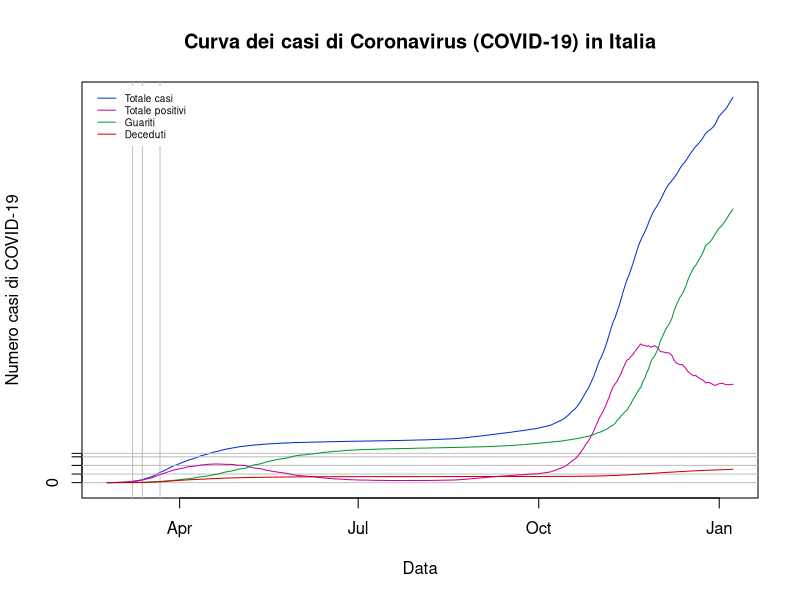
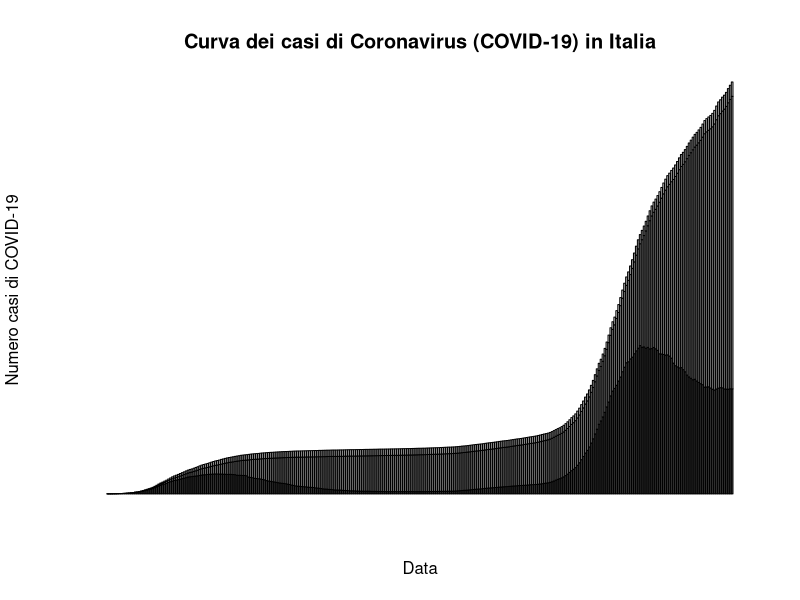
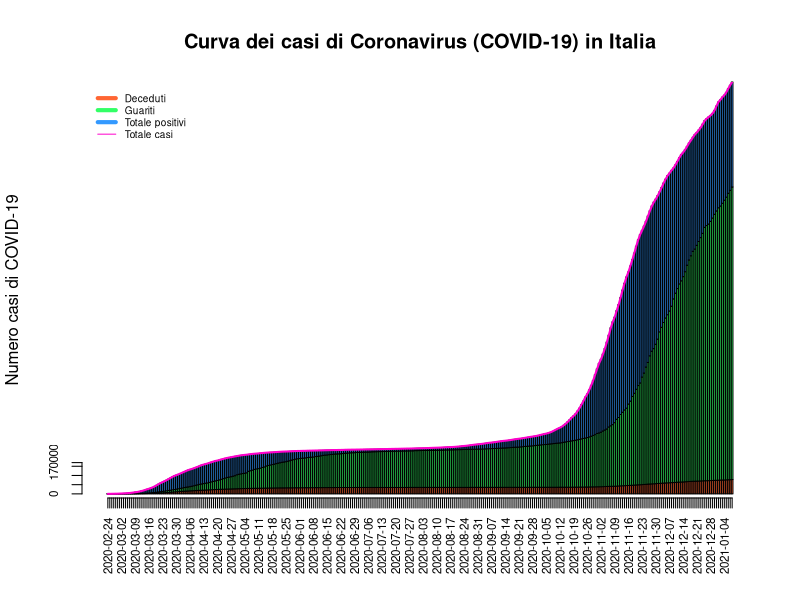
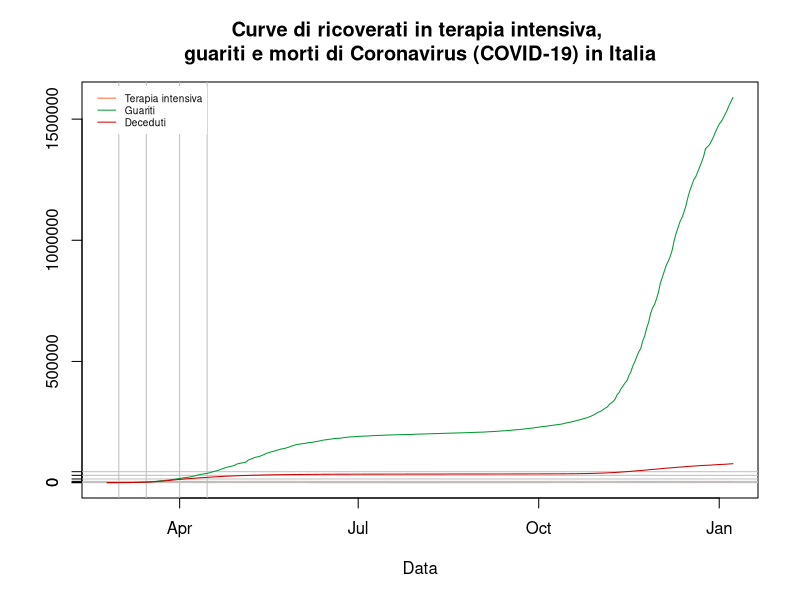
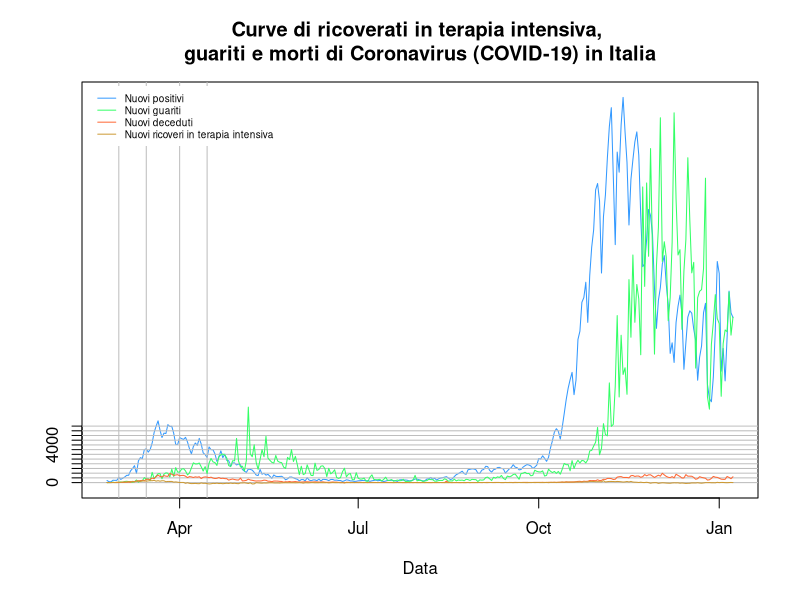

Here is the R script that generated these plots, in order:
## ---- chunk 1
knitr::opts_chunk$set(echo = TRUE)
## ---- chunk 2
###This code chunk allows me to load the data and treat dates conveniently
#setwd("github/covid_19_data/")
covid_data <- read.delim("covid_data.csv",sep=",",header=T)
covid_data$date <- as.Date(covid_data$date)
regions <- levels(covid_data$denominazione_regione)

###This code chunk allows me to subset the Italian regions.
italia <- subset(covid_data,covid_data$denominazione_regione=="Italia")
n <- length(italia$date) #convenient, because it represents the number of observations
italia$growth_tot <- c(0,diff(italia$totale_casi)/italia$totale_casi[1:n-1]) #Growth rate of total cases
italia$nuovi_terapia_intensiva <- c(0,diff(italia$terapia_intensiva))
italia$growth_ter_int <- c(0,diff(italia$terapia_intensiva)/italia$terapia_intensiva[1:n-1]) #Growth rate of intensive care
italia$nuovi_deceduti <- c(0,diff(italia$deceduti))
italia$growth_dec <- c(0,diff(italia$deceduti)/italia$deceduti[1:n-1]) #Growth rate of deceased
italia$nuovi_guariti <- c(0,diff(italia$dimessi_guariti))

abruzzo <- subset(covid_data,covid_data$denominazione_regione=="Abruzzo")
abruzzo$growth_tot <- c(0,diff(abruzzo$totale_casi)/abruzzo$totale_casi[1:n-1]) #Growth rate of contagions
abruzzo$growth_ter_int <- c(0,diff(abruzzo$terapia_intensiva)/abruzzo$terapia_intensiva[1:n-1]) #Growth rate of intensive care
abruzzo$nuovi_deceduti <- c(0,diff(abruzzo$deceduti))
abruzzo$growth_dec <- c(0,diff(abruzzo$deceduti)/abruzzo$deceduti[1:n-1]) #Growth rate of deceased
abruzzo$share_tot <- abruzzo$totale_casi/italia$totale_casi
abruzzo$share_new <- abruzzo$nuovi_positivi/italia$nuovi_positivi
abruzzo$share_ter_int <- abruzzo$terapia_intensiva/italia$terapia_intensiva
abruzzo$share_dec <- abruzzo$deceduti/italia$deceduti

basilicata <- subset(covid_data,covid_data$denominazione_regione=="Basilicata")
basilicata$growth_tot <- c(0,diff(basilicata$totale_casi)/basilicata$totale_casi[1:n-1]) #Growth rate of contagions
basilicata$growth_ter_int <- c(0,diff(basilicata$terapia_intensiva)/basilicata$terapia_intensiva[1:n-1]) #Growth rate of intensive care
basilicata$nuovi_deceduti <- c(0,diff(basilicata$deceduti))
basilicata$growth_dec <- c(0,diff(basilicata$deceduti)/basilicata$deceduti[1:n-1]) #Growth rate of deceased
basilicata$share_tot <- basilicata$totale_casi/italia$totale_casi
basilicata$share_new <- basilicata$nuovi_positivi/italia$nuovi_positivi
basilicata$share_ter_int <- basilicata$terapia_intensiva/italia$terapia_intensiva
basilicata$share_dec <- basilicata$deceduti/italia$deceduti

calabria <- subset(covid_data,covid_data$denominazione_regione=="Calabria")
calabria$growth_tot <- c(0,diff(calabria$totale_casi)/calabria$totale_casi[1:n-1]) #Growth rate of contagions
calabria$growth_ter_int <- c(0,diff(calabria$terapia_intensiva)/calabria$terapia_intensiva[1:n-1]) #Growth rate of intensive care
calabria$nuovi_deceduti <- c(0,diff(calabria$deceduti))
calabria$growth_dec <- c(0,diff(calabria$deceduti)/calabria$deceduti[1:n-1]) #Growth rate of deceased
calabria$share_tot <- calabria$totale_casi/italia$totale_casi
calabria$share_new <- calabria$nuovi_positivi/italia$nuovi_positivi
calabria$share_ter_int <- calabria$terapia_intensiva/italia$terapia_intensiva
calabria$share_dec <- calabria$deceduti/italia$deceduti

campania <- subset(covid_data,covid_data$denominazione_regione=="Campania")
campania$growth_tot <- c(0,diff(campania$totale_casi)/campania$totale_casi[1:n-1]) #Growth rate of contagions
campania$growth_ter_int <- c(0,diff(campania$terapia_intensiva)/campania$terapia_intensiva[1:n-1]) #Growth rate of intensive care
campania$nuovi_deceduti <- c(0,diff(campania$deceduti))
campania$growth_dec <- c(0,diff(campania$deceduti)/campania$deceduti[1:n-1]) #Growth rate of deceased
campania$share_tot <- campania$totale_casi/italia$totale_casi
campania$share_new <- campania$nuovi_positivi/italia$nuovi_positivi
campania$share_ter_int <- campania$terapia_intensiva/italia$terapia_intensiva
campania$share_dec <- campania$deceduti/italia$deceduti

e_romagna <- subset(covid_data,covid_data$denominazione_regione=="Emilia-Romagna")
e_romagna$growth_tot <- c(0,diff(e_romagna$totale_casi)/e_romagna$totale_casi[1:n-1]) #Growth rate of contagions
e_romagna$growth_ter_int <- c(0,diff(e_romagna$terapia_intensiva)/e_romagna$terapia_intensiva[1:n-1]) #Growth rate of intensive care
e_romagna$nuovi_deceduti <- c(0,diff(e_romagna$deceduti))
e_romagna$growth_dec <- c(0,diff(e_romagna$deceduti)/e_romagna$deceduti[1:n-1]) #Growth rate of deceased
e_romagna$share_tot <- e_romagna$totale_casi/italia$totale_casi
e_romagna$share_new <- e_romagna$nuovi_positivi/italia$nuovi_positivi
e_romagna$share_ter_int <- e_romagna$terapia_intensiva/italia$terapia_intensiva
e_romagna$share_dec <- e_romagna$deceduti/italia$deceduti

fv_giulia <- subset(covid_data,covid_data$denominazione_regione=="Friuli Venezia Giulia")
fv_giulia$growth_tot <- c(0,diff(fv_giulia$totale_casi)/fv_giulia$totale_casi[1:n-1]) #Growth rate of contagions
fv_giulia$growth_ter_int <- c(0,diff(fv_giulia$terapia_intensiva)/fv_giulia$terapia_intensiva[1:n-1]) #Growth rate of intensive care
fv_giulia$nuovi_deceduti <- c(0,diff(fv_giulia$deceduti))
fv_giulia$growth_dec <- c(0,diff(fv_giulia$deceduti)/fv_giulia$deceduti[1:n-1]) #Growth rate of deceased
fv_giulia$share_tot <- fv_giulia$totale_casi/italia$totale_casi
fv_giulia$share_new <- fv_giulia$nuovi_positivi/italia$nuovi_positivi
fv_giulia$share_ter_int <- fv_giulia$terapia_intensiva/italia$terapia_intensiva
fv_giulia$share_dec <- fv_giulia$deceduti/italia$deceduti

lazio <- subset(covid_data,covid_data$denominazione_regione=="Lazio")
lazio$growth_tot <- c(0,diff(lazio$totale_casi)/lazio$totale_casi[1:n-1]) #Growth rate of contagions
lazio$growth_ter_int <- c(0,diff(lazio$terapia_intensiva)/lazio$terapia_intensiva[1:n-1]) #Growth rate of intensive care
lazio$nuovi_deceduti <- c(0,diff(lazio$deceduti))
lazio$growth_dec <- c(0,diff(lazio$deceduti)/lazio$deceduti[1:n-1]) #Growth rate of deceased
lazio$share_tot <- lazio$totale_casi/italia$totale_casi
lazio$share_new <- lazio$nuovi_positivi/italia$nuovi_positivi
lazio$share_ter_int <- lazio$terapia_intensiva/italia$terapia_intensiva
lazio$share_dec <- lazio$deceduti/italia$deceduti

liguria <- subset(covid_data,covid_data$denominazione_regione=="Liguria")
liguria$growth_tot <- c(0,diff(liguria$totale_casi)/liguria$totale_casi[1:n-1]) #Growth rate of contagions
liguria$growth_ter_int <- c(0,diff(liguria$terapia_intensiva)/liguria$terapia_intensiva[1:n-1]) #Growth rate of intensive care
liguria$nuovi_deceduti <- c(0,diff(liguria$deceduti))
liguria$growth_dec <- c(0,diff(liguria$deceduti)/liguria$deceduti[1:n-1]) #Growth rate of deceased
liguria$share_tot <- liguria$totale_casi/italia$totale_casi
liguria$share_new <- liguria$nuovi_positivi/italia$nuovi_positivi
liguria$share_ter_int <- liguria$terapia_intensiva/italia$terapia_intensiva
liguria$share_dec <- liguria$deceduti/italia$deceduti

lombardia <- subset(covid_data,covid_data$denominazione_regione=="Lombardia")
lombardia$growth_tot <- c(0,diff(lombardia$totale_casi)/lombardia$totale_casi[1:n-1]) #Growth rate of contagions
lombardia$growth_ter_int <- c(0,diff(lombardia$terapia_intensiva)/lombardia$terapia_intensiva[1:n-1]) #Growth rate of intensive care
lombardia$nuovi_deceduti <- c(0,diff(lombardia$deceduti))
lombardia$growth_dec <- c(0,diff(lombardia$deceduti)/lombardia$deceduti[1:n-1]) #Growth rate of deceased
lombardia$share_tot <- lombardia$totale_casi/italia$totale_casi
lombardia$share_new <- lombardia$nuovi_positivi/italia$nuovi_positivi
lombardia$share_ter_int <- lombardia$terapia_intensiva/italia$terapia_intensiva
lombardia$share_dec <- lombardia$deceduti/italia$deceduti

marche <- subset(covid_data,covid_data$denominazione_regione=="Marche")
marche$growth_tot <- c(0,diff(marche$totale_casi)/marche$totale_casi[1:n-1]) #Growth rate of contagions
marche$growth_ter_int <- c(0,diff(marche$terapia_intensiva)/marche$terapia_intensiva[1:n-1]) #Growth rate of intensive care
marche$nuovi_deceduti <- c(0,diff(marche$deceduti))
marche$growth_dec <- c(0,diff(marche$deceduti)/marche$deceduti[1:n-1]) #Growth rate of deceased
marche$share_tot <- marche$totale_casi/italia$totale_casi
marche$share_new <- marche$nuovi_positivi/italia$nuovi_positivi
marche$share_ter_int <- marche$terapia_intensiva/italia$terapia_intensiva
marche$share_dec <- marche$deceduti/italia$deceduti

molise <- subset(covid_data,covid_data$denominazione_regione=="Molise")
molise$growth_tot <- c(0,diff(molise$totale_casi)/molise$totale_casi[1:n-1]) #Growth rate of contagions
molise$growth_ter_int <- c(0,diff(molise$terapia_intensiva)/molise$terapia_intensiva[1:n-1]) #Growth rate of intensive care
molise$nuovi_deceduti <- c(0,diff(molise$deceduti))
molise$growth_dec <- c(0,diff(molise$deceduti)/molise$deceduti[1:n-1]) #Growth rate of deceased
molise$share_tot <- molise$totale_casi/italia$totale_casi
molise$share_new <- molise$nuovi_positivi/italia$nuovi_positivi
molise$share_ter_int <- molise$terapia_intensiva/italia$terapia_intensiva
molise$share_dec <- molise$deceduti/italia$deceduti

bolzano <- subset(covid_data,covid_data$denominazione_regione=="P.A. Bolzano")
bolzano$growth_tot <- c(0,diff(bolzano$totale_casi)/bolzano$totale_casi[1:n-1]) #Growth rate of contagions
bolzano$growth_ter_int <- c(0,diff(bolzano$terapia_intensiva)/bolzano$terapia_intensiva[1:n-1]) #Growth rate of intensive care
bolzano$nuovi_deceduti <- c(0,diff(bolzano$deceduti))
bolzano$growth_dec <- c(0,diff(bolzano$deceduti)/bolzano$deceduti[1:n-1]) #Growth rate of deceased
bolzano$share_tot <- bolzano$totale_casi/italia$totale_casi
bolzano$share_new <- bolzano$nuovi_positivi/italia$nuovi_positivi
bolzano$share_ter_int <- bolzano$terapia_intensiva/italia$terapia_intensiva
bolzano$share_dec <- bolzano$deceduti/italia$deceduti

trento <- subset(covid_data,covid_data$denominazione_regione=="P.A. Trento")
trento$growth_tot <- c(0,diff(trento$totale_casi)/trento$totale_casi[1:n-1]) #Growth rate of contagions
trento$growth_ter_int <- c(0,diff(trento$terapia_intensiva)/trento$terapia_intensiva[1:n-1]) #Growth rate of intensive care
trento$nuovi_deceduti <- c(0,diff(trento$deceduti))
trento$growth_dec <- c(0,diff(trento$deceduti)/trento$deceduti[1:n-1]) #Growth rate of deceased
trento$share_tot <- trento$totale_casi/italia$totale_casi
trento$share_new <- trento$nuovi_positivi/italia$nuovi_positivi
trento$share_ter_int <- trento$terapia_intensiva/italia$terapia_intensiva
trento$share_dec <- trento$deceduti/italia$deceduti

piemonte <- subset(covid_data,covid_data$denominazione_regione=="Piemonte")
piemonte$growth_tot <- c(0,diff(piemonte$totale_casi)/piemonte$totale_casi[1:n-1]) #Growth rate of contagions
piemonte$growth_ter_int <- c(0,diff(piemonte$terapia_intensiva)/piemonte$terapia_intensiva[1:n-1]) #Growth rate of intensive care
piemonte$nuovi_deceduti <- c(0,diff(piemonte$deceduti))
piemonte$growth_dec <- c(0,diff(piemonte$deceduti)/piemonte$deceduti[1:n-1]) #Growth rate of deceased
piemonte$share_tot <- piemonte$totale_casi/italia$totale_casi
piemonte$share_new <- piemonte$nuovi_positivi/italia$nuovi_positivi
piemonte$share_ter_int <- piemonte$terapia_intensiva/italia$terapia_intensiva
piemonte$share_dec <- piemonte$deceduti/italia$deceduti

puglia <- subset(covid_data,covid_data$denominazione_regione=="Puglia")
puglia$growth_tot <- c(0,diff(puglia$totale_casi)/puglia$totale_casi[1:n-1]) #Growth rate of contagions
puglia$growth_ter_int <- c(0,diff(puglia$terapia_intensiva)/puglia$terapia_intensiva[1:n-1]) #Growth rate of intensive care
puglia$nuovi_deceduti <- c(0,diff(puglia$deceduti))
puglia$growth_dec <- c(0,diff(puglia$deceduti)/puglia$deceduti[1:n-1]) #Growth rate of deceased
puglia$share_tot <- puglia$totale_casi/italia$totale_casi
puglia$share_new <- puglia$nuovi_positivi/italia$nuovi_positivi
puglia$share_ter_int <- puglia$terapia_intensiva/italia$terapia_intensiva
puglia$share_dec <- puglia$deceduti/italia$deceduti

sardegna <- subset(covid_data,covid_data$denominazione_regione=="Sardegna")
sardegna$growth_tot <- c(0,diff(sardegna$totale_casi)/sardegna$totale_casi[1:n-1]) #Growth rate of contagions
sardegna$growth_ter_int <- c(0,diff(sardegna$terapia_intensiva)/sardegna$terapia_intensiva[1:n-1]) #Growth rate of intensive care
sardegna$nuovi_deceduti <- c(0,diff(sardegna$deceduti))
sardegna$growth_dec <- c(0,diff(sardegna$deceduti)/sardegna$deceduti[1:n-1]) #Growth rate of deceased
sardegna$share_tot <- sardegna$totale_casi/italia$totale_casi
sardegna$share_new <- sardegna$nuovi_positivi/italia$nuovi_positivi
sardegna$share_ter_int <- sardegna$terapia_intensiva/italia$terapia_intensiva
sardegna$share_dec <- sardegna$deceduti/italia$deceduti

sicilia <- subset(covid_data,covid_data$denominazione_regione=="Sicilia")
sicilia$growth_tot <- c(0,diff(sicilia$totale_casi)/sicilia$totale_casi[1:n-1]) #Growth rate of contagions
sicilia$growth_ter_int <- c(0,diff(sicilia$terapia_intensiva)/sicilia$terapia_intensiva[1:n-1]) #Growth rate of intensive care
sicilia$nuovi_deceduti <- c(0,diff(sicilia$deceduti))
sicilia$growth_dec <- c(0,diff(sicilia$deceduti)/sicilia$deceduti[1:n-1]) #Growth rate of deceased
sicilia$share_tot <- sicilia$totale_casi/italia$totale_casi
sicilia$share_new <- sicilia$nuovi_positivi/italia$nuovi_positivi
sicilia$share_ter_int <- sicilia$terapia_intensiva/italia$terapia_intensiva
sicilia$share_dec <- sicilia$deceduti/italia$deceduti

toscana <- subset(covid_data,covid_data$denominazione_regione=="Toscana")
toscana$growth_tot <- c(0,diff(toscana$totale_casi)/toscana$totale_casi[1:n-1]) #Growth rate of contagions
toscana$growth_ter_int <- c(0,diff(toscana$terapia_intensiva)/toscana$terapia_intensiva[1:n-1]) #Growth rate of intensive care
toscana$nuovi_deceduti <- c(0,diff(toscana$deceduti))
toscana$growth_dec <- c(0,diff(toscana$deceduti)/toscana$deceduti[1:n-1]) #Growth rate of deceased
toscana$share_tot <- toscana$totale_casi/italia$totale_casi
toscana$share_new <- toscana$nuovi_positivi/italia$nuovi_positivi
toscana$share_ter_int <- toscana$terapia_intensiva/italia$terapia_intensiva
toscana$share_dec <- toscana$deceduti/italia$deceduti

umbria <- subset(covid_data,covid_data$denominazione_regione=="Umbria")
umbria$growth_tot <- c(0,diff(umbria$totale_casi)/umbria$totale_casi[1:n-1]) #Growth rate of contagions
umbria$growth_ter_int <- c(0,diff(umbria$terapia_intensiva)/umbria$terapia_intensiva[1:n-1]) #Growth rate of intensive care
umbria$nuovi_deceduti <- c(0,diff(umbria$deceduti))
umbria$growth_dec <- c(0,diff(umbria$deceduti)/umbria$deceduti[1:n-1]) #Growth rate of deceased
umbria$share_tot <- umbria$totale_casi/italia$totale_casi
umbria$share_new <- umbria$nuovi_positivi/italia$nuovi_positivi
umbria$share_ter_int <- umbria$terapia_intensiva/italia$terapia_intensiva
umbria$share_dec <- umbria$deceduti/italia$deceduti

v_aosta <- subset(covid_data,covid_data$denominazione_regione=="Valle d'Aosta")
v_aosta$growth_tot <- c(0,diff(v_aosta$totale_casi)/v_aosta$totale_casi[1:n-1]) #Growth rate of contagions
v_aosta$growth_ter_int <- c(0,diff(v_aosta$terapia_intensiva)/v_aosta$terapia_intensiva[1:n-1]) #Growth rate of intensive care
v_aosta$nuovi_deceduti <- c(0,diff(v_aosta$deceduti))
v_aosta$growth_dec <- c(0,diff(v_aosta$deceduti)/v_aosta$deceduti[1:n-1]) #Growth rate of deceased
v_aosta$share_tot <- v_aosta$totale_casi/italia$totale_casi
v_aosta$share_new <- v_aosta$nuovi_positivi/italia$nuovi_positivi
v_aosta$share_ter_int <- v_aosta$terapia_intensiva/italia$terapia_intensiva
v_aosta$share_dec <- v_aosta$deceduti/italia$deceduti

veneto <- subset(covid_data,covid_data$denominazione_regione=="Veneto")
veneto$growth_tot <- c(0,diff(veneto$totale_casi)/veneto$totale_casi[1:n-1]) #Growth rate of contagions
veneto$growth_ter_int <- c(0,diff(veneto$terapia_intensiva)/veneto$terapia_intensiva[1:n-1]) #Growth rate of intensive care
veneto$nuovi_deceduti <- c(0,diff(veneto$deceduti))
veneto$growth_dec <- c(0,diff(veneto$deceduti)/veneto$deceduti[1:n-1]) #Growth rate of deceased
veneto$share_tot <- veneto$totale_casi/italia$totale_casi
veneto$share_new <- veneto$nuovi_positivi/italia$nuovi_positivi
veneto$share_ter_int <- veneto$terapia_intensiva/italia$terapia_intensiva
veneto$share_dec <- veneto$deceduti/italia$deceduti
## ---- chunk 3
###Components of total cases - Lines
marks <- c(0,50000,100000,150000,170000) #These are marks that I want to force in the y axis instead of the defaults drawn by R
plot(totale_casi~date,italia,type="l",col="#0033CC",yaxt="n",xlab="Data",ylab="Numero casi di COVID-19",main="Curva dei casi di Coronavirus (COVID-19) in Italia")
axis(2,at=marks,labels=marks) #The axis function draws the marks and labels that I have set before
abline(h=c(0,50000,100000,150000,170000),v=italia$date[c(14,19,28)],col=c("grey")) #Horizontal lines where the marks are drawn, and vertical ones for specific dates
lines(totale_positivi~date,italia,type="l",pch=20,col="#CC0099")
lines(dimessi_guariti~date,italia,type="l",pch=1,col="#009933")
lines(deceduti~date,italia,type="l",pch=20,col="#CC0000")
legend("topleft",legend=c("Totale casi","Totale positivi","Guariti","Deceduti"),col=c("#0033CC","#CC0099","#009933","#CC0000"),box.lty=0,lty=1,cex=0.6,inset=c(0.01,0.01)) #Adding a legend without visible box (the legend is drawn in the top-left corner of the graph region and it is displaced to the right and centre by 0.01 (the inset() option))

###Components of total cases - Barplot + line (coloured)
#Here the bars are stacked, so that the final height represents the number of total cases (and I draw the relative line to mark it)
bar_colours <- c("#FF6633","#33FF66","#3399FF")
barplot(as.matrix(italia[,c(11,14,15)])~italia$date,xaxt="n",yaxt="n",xlab="Data",ylab="Numero casi di COVID-19",main="Curva dei casi di Coronavirus (COVID-19) in Italia") #I treat the data of interest as a matrix, because it allows me to draw a stacked barplot)
barplot_casi <- barplot(as.matrix(italia[,c(15,14,11)])~italia$date,col=bar_colours,xaxt="n",yaxt="n",xlab="",ylab="Numero casi di COVID-19",main="Curva dei casi di Coronavirus (COVID-19) in Italia") #I treat the data of interest as a matrix, because it allows me to draw a stacked barplot). I also give the barplot a name so that I can use it afterwards, to draw the juxtaposed line over the correct bars in the barplot
lines(x=barplot_casi,y=italia$totale_casi,lty=1,lwd=2,col="#FF00CC")
axis(2,at=marks,labels=marks,cex.axis=.7) #The axis function draws the marks and labels that I have set before
utili <- barplot_casi
axis(1,at=utili,labels=italia$date,gap.axis=.5,las=2,cex.axis=.7)
legend("topleft",legend=c("Deceduti","Guariti","Totale positivi","Totale casi"),col=c("#FF6633","#33FF66","#3399FF","#FF00CC"),box.lty=0,lty=c(5,5,5,1),lwd=c(4,4,4,1),cex=0.6,inset=c(0.01,0.01)) #Adding a legend without visible box (the legend is drawn in the top-left corner of the graph region and it is displaced to the right and centre by 0.01 (the inset() option))

###Deaths, intensive care and recoverings
marks_2 <- c(0,5000,15000,30000,45000) #These are marks that I want to force in the y axis instead of the defaults drawn by R
plot(terapia_intensiva~date,italia,type="l",col="#FF6633",ylim=c(0,max(italia$dimessi_guariti)),xlab="Data",ylab="",main="Curve di ricoverati in terapia intensiva, \nguariti e morti di Coronavirus (COVID-19) in Italia")
axis(2,at=marks_2,labels=marks_2) #The axis function draws the marks and labels that I have set before
abline(h=c(0,5000,15000,30000,45000),v=italia$date[c(7,21,38,52)],col=c("grey")) #Horizontal lines where the marks are drawn, and vertical ones for specific dates
lines(dimessi_guariti~date,italia,type="l",pch=20,col="#009933")
lines(deceduti~date,italia,type="l",pch=20,col="#CC0000")
legend("topleft",legend=c("Terapia intensiva","Guariti","Deceduti"),col=c("#FF6633","#009933","#CC0000"),box.lty=0,lty=1,cex=0.6,inset=c(0.01,0.01)) #Adding a legend without visible box (the legend is drawn in the top-left corner of the graph region and it is displaced to the right and centre by 0.01 (the inset() option))

###Daily cases, deaths, intensive care and recoverings
marks_3 <- seq(0,6000,500) #These are marks that I want to force in the y axis instead of the defaults drawn by R
plot(nuovi_positivi~date,italia,type="l",col="#3399FF",yaxt="n",ylim=c(0,max(italia$nuovi_positivi)),xlab="Data",ylab="",main="Curve di ricoverati in terapia intensiva, \nguariti e morti di Coronavirus (COVID-19) in Italia")
axis(2,at=marks_3,labels=marks_3) #The axis function draws the marks and labels that I have set before
abline(h=marks_3,v=italia$date[c(7,21,38,52)],col=c("grey")) #Horizontal lines where the marks are drawn, and vertical ones for specific dates
lines(nuovi_guariti~date,italia,type="l",pch=20,col="#33FF66")
lines(nuovi_deceduti~date,italia,type="l",pch=20,col="#FF6633")
lines(nuovi_terapia_intensiva~date,italia,type="l",pch=20,col="#CC9933")
legend("topleft",legend=c("Nuovi positivi","Nuovi guariti","Nuovi deceduti","Nuovi ricoveri in terapia intensiva"),col=c("#3399FF","#33FF66","#FF6633","#CC9933"),box.lty=0,lty=1,cex=0.6,inset=c(0.01,0.01)) #Adding a legend without visible box (the legend is drawn in the top-left corner of the graph region and it is displaced to the right and centre by 0.01 (the inset() option))


